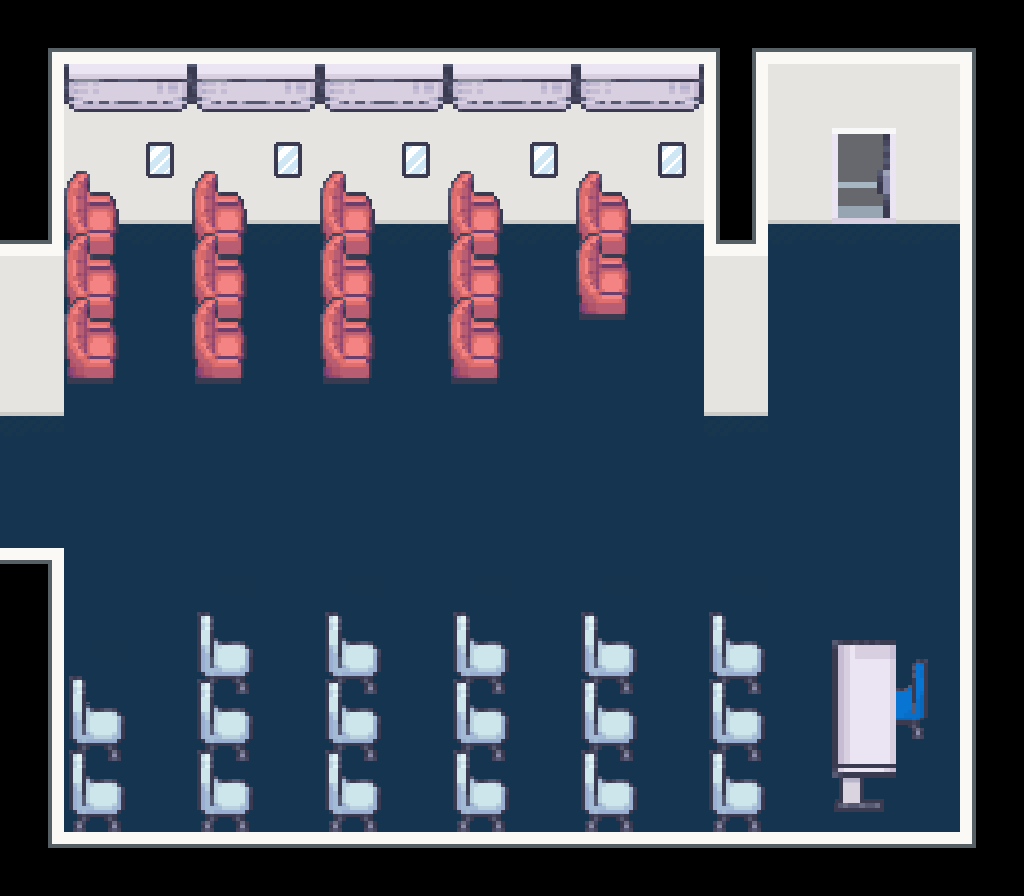

The image is a tile-based game level rendered from a .tmx file. Its description and complete source (layers, tilesets, objects, tile grids) follow:
An orthogonal 16x14 tile map with 64x64 px tiles, 2 tile layers (Floor, Furnishing), 3 tilesets and 21 objects (Player).

<map version="1.10" tiledversion="1.11.2" orientation="orthogonal" renderorder="right-down" width="16" height="14" tilewidth="64" tileheight="64" infinite="0" nextlayerid="6" nextobjectid="24">
 <properties>
  <property name="display_name" value="Mock Cabin" />
  <property name="display_title" value="Main Building (R)" />
 </properties>
 <tileset firstgid="1" name="LCB_indoor" tilewidth="64" tileheight="64" tilecount="1550" columns="25">
  <image source="../../graphics/tilesets/indoor.png" width="1600" height="3968" />
 </tileset>
 <tileset firstgid="1551" name="LCB_furnishing" tilewidth="64" tileheight="64" tilecount="1007" columns="19">
  <image source="../../graphics/tilesets/furnishing.png" width="1216" height="3392" />
 </tileset>
 <tileset firstgid="2558" name="LCB_indoor" tilewidth="64" tileheight="64" tilecount="1550" columns="25">
  <image source="../../graphics/tilesets/indoor.png" width="1600" height="3968" />
 </tileset>
 <layer id="1" name="Floor" width="16" height="14">
  <data encoding="csv">
11,153,153,153,153,153,153,153,153,153,153,62,153,153,153,12,
201,178,178,178,178,178,178,178,178,178,178,86,178,178,178,230,
201,203,203,203,203,203,203,203,203,203,203,86,203,203,203,230,
63,228,228,228,228,228,228,228,228,228,228,111,228,228,228,230,
178,24,24,24,24,24,24,24,24,24,24,178,24,24,24,230,
203,24,24,24,24,24,24,24,24,24,24,203,24,24,24,230,
228,24,24,24,24,24,24,24,24,24,24,228,24,24,24,230,
24,24,24,24,24,24,24,24,24,24,24,24,24,24,24,230,
501,24,24,24,24,24,24,24,24,24,24,24,24,24,24,230,
201,24,24,24,24,24,24,24,24,24,24,24,24,24,24,230,
201,24,24,24,24,24,24,24,24,24,24,24,24,24,24,230,
201,24,24,24,24,24,24,24,24,24,24,24,24,24,24,230,
226,24,24,24,24,24,24,24,24,24,24,24,24,24,24,230,
36,278,278,278,278,278,278,278,278,278,278,278,278,278,278,37
</data>
 </layer>
 <layer id="3" name="Furnishing" width="16" height="14">
  <data encoding="csv">
0,0,0,0,0,0,0,0,0,0,0,0,0,0,0,0,
0,2189,2190,2189,2190,2189,2190,2189,2190,2189,2190,0,0,0,0,0,
0,2099,1617,2099,1617,2099,1617,2099,1617,2099,1617,0,0,1596,0,0,
0,2209,0,2209,0,2209,0,2209,0,2209,0,0,0,1615,0,0,
0,2209,0,2209,0,2209,0,2209,0,2228,0,0,0,0,0,0,
0,2228,0,2228,0,2228,0,2228,0,0,0,0,0,0,0,0,
0,0,0,0,0,0,0,0,0,0,0,0,0,0,0,0,
0,0,0,0,0,0,0,0,0,0,0,0,0,0,0,0,
0,0,0,0,0,0,0,0,0,0,0,0,0,0,0,0,
0,0,0,1732,0,1732,0,1732,0,1732,0,1732,0,0,0,0,
0,1732,0,1751,0,1751,0,1751,0,1751,0,1751,0,2187,1815,0,
0,1770,0,1770,0,1770,0,1770,0,1770,0,1770,0,2225,1834,0,
0,1789,0,1789,0,1789,0,1789,0,1789,0,1789,0,2244,0,0,
0,0,0,0,0,0,0,0,0,0,0,0,0,0,0,0
</data>
 </layer>
 <objectgroup id="2" name="Entities">
  <object id="1" name="Player" x="140.667" y="480">
   <properties>
    <property name="direction" value="right" />
    <property name="pos" value="main_rooftop" />
   </properties>
   <point />
  </object>
 </objectgroup>
 <objectgroup id="4" name="Collisions">
  <object id="3" x="-69" y="-64" width="135" height="416" />
  <object id="4" x="-70" y="-67" width="1158" height="228" />
  <object id="5" x="702" y="-2" width="66" height="354" />
  <object id="6" x="1" y="63.5" width="119" height="292" />
  <object id="8" x="188.5" y="63.5" width="59.5" height="291" />
  <object id="9" x="317.25" y="64" width="59.5" height="291" />
  <object id="10" x="445.75" y="64" width="59.5" height="291" />
  <object id="11" x="573.25" y="64" width="59.5" height="228" />
  <object id="12" x="-69.75" y="530" width="135" height="430.5" />
  <object id="13" x="-69.75" y="798.5" width="1157.75" height="159" />
  <object id="14" x="960" y="-65.333" width="126.167" height="1021.67" />
  <object id="15" x="1.58333" y="640.5" width="126.167" height="317.667" />
  <object id="16" x="193.583" y="575.833" width="62.8333" height="380.333" />
  <object id="17" x="321.25" y="577.834" width="62.8333" height="380.333" />
  <object id="18" x="449.25" y="577.167" width="62.8333" height="380.333" />
  <object id="19" x="576.583" y="577.167" width="62.8333" height="380.333" />
  <object id="20" x="705.25" y="576.5" width="62.8333" height="380.333" />
  <object id="21" x="831.917" y="577.167" width="62.8333" height="380.333" />
  <object id="22" x="877.25" y="622.5" width="208.833" height="334.333" />
 </objectgroup>
 <objectgroup id="5" name="Transition">
  <object id="23" x="43.5" y="384.25" width="6.75" height="175.75">
   <properties>
    <property name="pos" value="main_rooftop_mockcabin" />
    <property name="target" value="main_rooftop" />
   </properties>
  </object>
 </objectgroup>
</map>
